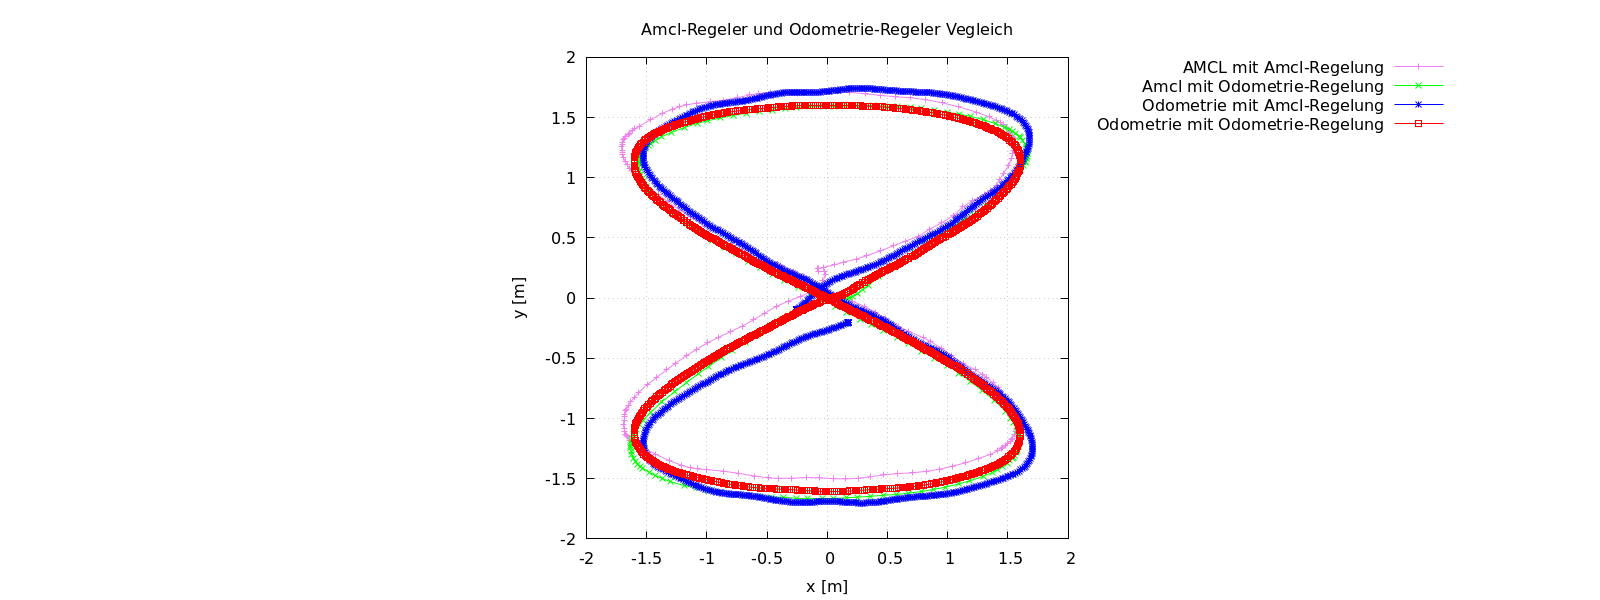

This figure's gnuplot source:
set size ratio -1
set terminal pngcairo size 1600,600   
set output 'AcOStacked.png'

set title 'Amcl-Regeler und Odometrie-Regeler Vegleich'
set xlabel 'x [m]'
set ylabel 'y [m]'
set grid
#set key outside top 
set key at graph 1.8,1

a1_angle = 52 #Amcl with Odom-Regler
a1_theta = a1_angle*pi/180
a1_dx = 0.25
a1_dy = -0.5

a2_angle = -51 #Odometrie mit Amcl-Regelung
a2_theta = a2_angle*pi/180
a2_dx = 0.1
a2_dy = -0.36

plot \
 'amcl_path.txt' with lines lc rgb "violet" title 'AMCL mit Amcl-Regelung',\
 'savedPaths/Odomamcl_path.txt' using (cos(a1_theta)*$1 + sin(a1_theta)*$2 + a1_dx):(-sin(a1_theta)*$1 + cos(a1_theta)*$2 + a1_dy) \
     with lines lc rgb "green" title 'Amcl mit Odometrie-Regelung',\
 'odom_path.txt' using (cos(a2_theta)*$1 + sin(a2_theta)*$2 + a2_dx):(-sin(a2_theta)*$1 + cos(a2_theta)*$2 + a2_dy) \
     with lines lc rgb "blue" title 'Odometrie mit Amcl-Regelung',\
 'savedPaths/Odomodom_path.txt' using 1:2 with lines lc rgb "red" title 'Odometrie mit Odometrie-Regelung'
